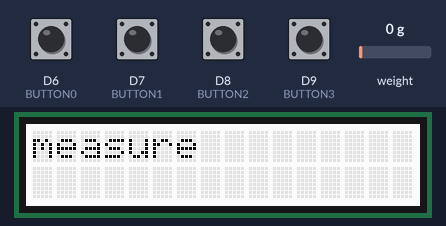
A sketch run on a simulated Arduino MKR. Shown: 16×2 character LCD. Inputs (shaded band) come from the test bench; at power-on: D6 (BUTTON0), D7 (BUTTON1), D8 (BUTTON2), D9 (BUTTON3) HIGH, weight on the scale 0 g. WiFi joins after 1.5 s; servers stay silent unless stated; random numbers use the default seed unless the sketch sets one.

Above: at 3.7 s.
3.8 s: D6 (BUTTON0) pulled LOW for 0.15 s
At 4.8 s:
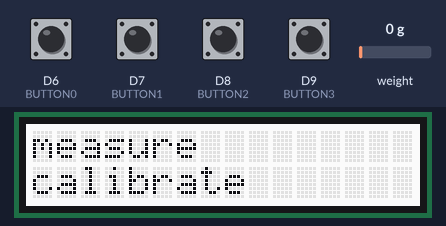
5.4 s: D7 (BUTTON1) pulled LOW for 0.15 s
At 6.1 s:
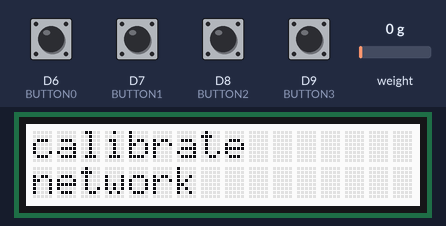
7.0 s: D9 (BUTTON3) pulled LOW for 0.15 s
At 8.2 s:
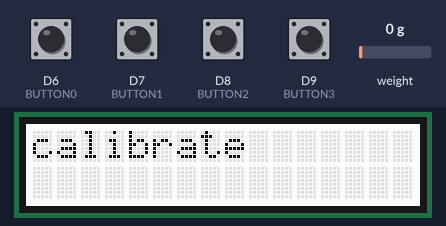
8.6 s: D7 (BUTTON1) pulled LOW for 1 s
At 10.8 s:
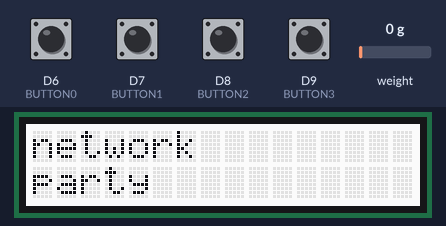
11.1 s: D9 (BUTTON3) pulled LOW for 1 s
At 12.7 s:
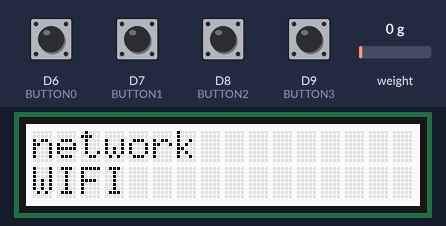
15.1 s: D7 (BUTTON1) pulled LOW for 0.15 s
At 15.7 s:
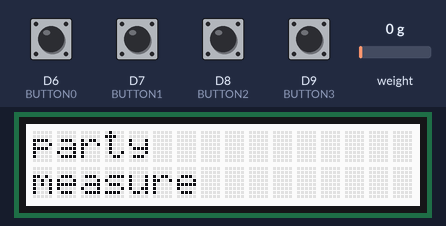
Timing chart, 0 to 17.7 s (numbered marks = the images above; inputs shaded):
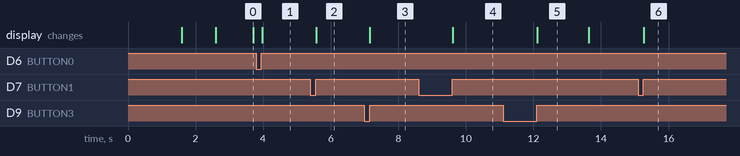

The sketch:

muscle_calibration.ino
```cpp
#include "HX711.h"
#include <Wire.h>
#include "rgb_lcd.h"
#include "wirelessLove.hpp"

const char ssid[] = "roboy";
const char passwd[]= "wiihackroboy";
IPAddress broadcastIP(192,168,255,255);
WirelessLove *wifi;

const int numRows = 2;
const int numCols = 16;
rgb_lcd lcd;

#define calibration_factor 21000 //This value is obtained using the SparkFun_HX711_Calibration sketch

#define DOUT  5
#define CLK  4

#define BUTTON0 6
#define BUTTON1 7
#define BUTTON2 8
#define BUTTON3 9

int button_pressed =-1;
bool dirty = true;

#define MEASURE 0
#define CALIBRATE 1
#define NETWORK 2
#define PARTY 3
#define STARTMENU 123
#define SCROLLUP 124
#define SCROLLDOWN 125

int state = MEASURE;

int current_entry = 0;
const int menu_entries = 4;

String menu[] = {
  "measure",
  "calibrate",
  "network",
  "party"
};

HX711 scale(DOUT, CLK);

void buttonPressed() {
  button_pressed = -1;
  if(!digitalRead(BUTTON0))
    button_pressed = 0;
  if(!digitalRead(BUTTON1))
    button_pressed = 1;
  if(!digitalRead(BUTTON2))
    button_pressed = 2;
  if(!digitalRead(BUTTON3))
    button_pressed = 3;
}

void printMenu(){
  if(!dirty)
    return;
  lcd.setRGB(255,255,255);
  lcd.clear();
  lcd.setCursor(0,0);
  lcd.print(menu[current_entry]);
  lcd.setCursor(0,1);
  if(current_entry<menu_entries-1)
    lcd.print(menu[current_entry+1]);
  else
    lcd.print(menu[0]);

  dirty = false;
}

void network(){
  if(!dirty)
    return;
  lcd.clear();
  lcd.setCursor(0,0);
  lcd.print("network");
  lcd.setCursor(0,1);
  lcd.print("WIFI");
  lcd.setCursor(6,1);
  if(wifi->connect(ssid,passwd,broadcastIP)){
    lcd.setRGB(0,255,0);
    lcd.print("CONNECTED");
    lcd.setCursor(0,0);
    lcd.print("UDP");
    lcd.setCursor(6,1);
    if(wifi->initUDPSockets())
      lcd.print("READY");
    else
      lcd.print("ERROR");
    dirty = false;
  }else{
    lcd.setRGB(255,0,0);
    lcd.print("ERROR");
  }
  delay(200);
}

void calibrate(){
  if(!dirty)
    return;
  lcd.clear();
  lcd.setCursor(0,0);
  lcd.print("calibrate");
  dirty = false;
}

void measure(){
  if(dirty){
    lcd.clear();
    lcd.setCursor(0,0);
    lcd.print("measure");
    scale.set_scale(calibration_factor); //This value is obtained by using the SparkFun_HX711_Calibration sketch
    scale.tare();  //Assuming there is no weight on the scale at start up, reset the scale to 0
  }
  float val = scale.get_units();
  lcd.setCursor(0,1);
  lcd.print(val);

  uint32_t packed = pack754_32(val);
  wifi->broadcast_send((uint8_t*)&packed, 4);
  dirty = false;
}

void party(){
  if(dirty)
    lcd.clear();
  lcd.setCursor(random(0, 15),0);
  lcd.print("ROBOY");
  lcd.setCursor(random(0, 15),1);
  lcd.print("ROBOY");
  lcd.setRGB(random(0, 255),random(0, 255),random(0, 255));
  delay(5);
  dirty = false;
}

void setup() {
  pinMode(BUTTON0,INPUT_PULLUP);
  pinMode(BUTTON1,INPUT_PULLUP);
  pinMode(BUTTON2,INPUT_PULLUP);
  pinMode(BUTTON3,INPUT_PULLUP);

  attachInterrupt(BUTTON0, buttonPressed, CHANGE);
  attachInterrupt(BUTTON1, buttonPressed, CHANGE);
  attachInterrupt(BUTTON2, buttonPressed, CHANGE);
  attachInterrupt(BUTTON3, buttonPressed, CHANGE);

  lcd.begin(numCols, numRows);
  lcd.print("welcome stranger");

  lcd.setCursor(0,1);
  lcd.print("WIFI");

  wifi = new WirelessLove(ssid, passwd, broadcastIP);
  lcd.setCursor(6,1);
  if(wifi->connected && wifi->initUDPSockets()){
    lcd.setRGB(0,255,0);
    lcd.print("connected");
  }else{
    lcd.setRGB(255,0,0);
    lcd.print("ERROR");
  }

  delay(1000);
  lcd.setRGB(255,255,255);
}

void loop() {
  if(button_pressed==-1){
    switch(state){
      case STARTMENU:{
          printMenu();
        break;
      }
      case SCROLLUP:{
          if(current_entry==0)
            current_entry = menu_entries-1;
          else
            current_entry--;
          dirty = true;
          state = STARTMENU;
        break;
      }
      case SCROLLDOWN:{
          if(current_entry==menu_entries-1)
            current_entry = 0;
          else
            current_entry++;
          dirty = true;
          state = STARTMENU;
        break;
      }
      case NETWORK:{
        network();
        break;
      }
      case CALIBRATE:{
        calibrate();
        break;
      }
      case MEASURE:{
        measure();
        break;
      }
      case PARTY:{
        party();
        break;
      }
    }
  }else{
    switch(button_pressed){
      case 0:
        state = STARTMENU;
        break;
      case 1:
        state = SCROLLDOWN;
        break;
      case 2:
        state = SCROLLUP;
        break;
      case 3:
        state = current_entry;
        break;
    }
    dirty = true;
  }
}
```

wirelessLove.cpp
```cpp
#include "wirelessLove.hpp"

const char  TestBuffer[] ="Hello World";
const int    timestampSize = 2;

uint64_t pack754(long double f, unsigned bits, unsigned expbits)
{
    long double fnorm;
    int shift;
    long long sign, exp, significand;
    unsigned significandbits = bits - expbits - 1; // -1 for sign bit

    if (f == 0.0) return 0; // get this special case out of the way

    // check sign and begin normalization
    if (f < 0) { sign = 1; fnorm = -f; }
    else { sign = 0; fnorm = f; }

    // get the normalized form of f and track the exponent
    shift = 0;
    while(fnorm >= 2.0) { fnorm /= 2.0; shift++; }
    while(fnorm < 1.0) { fnorm *= 2.0; shift--; }
    fnorm = fnorm - 1.0;

    // calculate the binary form (non-float) of the significand data
    significand = fnorm * ((1LL<<significandbits) + 0.5f);

    // get the biased exponent
    exp = shift + ((1<<(expbits-1)) - 1); // shift + bias

    // return the final answer
    return (sign<<(bits-1)) | (exp<<(bits-expbits-1)) | significand;
}

long double unpack754(uint64_t i, unsigned bits, unsigned expbits)
{
    long double result;
    long long shift;
    unsigned bias;
    unsigned significandbits = bits - expbits - 1; // -1 for sign bit

    if (i == 0) return 0.0;

    // pull the significand
    result = (i&((1LL<<significandbits)-1)); // mask
    result /= (1LL<<significandbits); // convert back to float
    result += 1.0f; // add the one back on

    // deal with the exponent
    bias = (1<<(expbits-1)) - 1;
    shift = ((i>>significandbits)&((1LL<<expbits)-1)) - bias;
    while(shift > 0) { result *= 2.0; shift--; }
    while(shift < 0) { result /= 2.0; shift++; }

    // sign it
    result *= (i>>(bits-1))&1? -1.0: 1.0;

    return result;
}

WirelessLove::WirelessLove(const char* SSID, const char* PASSWD, IPAddress &broadcastIP):
broadcastIP(broadcastIP){
    uint32_t timoutCounter = 0;

    // check for presence of the WiFiShield:
    if(WiFi.status() == WL_NO_SHIELD) {
        Serial.println("WiFi shield not present");
    }

    connected = WiFi.begin(SSID,PASSWD);
}

uint32_t WirelessLove::getLocalIP()
{
    return  WiFi.localIP();
}

void WirelessLove::printWifiStatus(void)
{
    Serial.print("SSID: ");
    Serial.println(WiFi.SSID());

    IPAddress ip = WiFi.localIP();
    Serial.print("IP Address: ");
    Serial.println(ip);

    long rssi = WiFi.RSSI();
    Serial.print("signal strength (RSSI):");
    Serial.print(rssi);
    Serial.println(" dBm");
}

bool WirelessLove::connect(const char* ssid, const char* passwd, IPAddress &bIP){
  broadcastIP = bIP;
  connected = WiFi.begin(ssid,passwd);
}

bool WirelessLove::initUDPSockets(void)
{
    return UDPbroadcast.begin(broadcast_port);
}

bool WirelessLove::broadcast_send(const uint8_t * buffer, size_t size)
{
    if(0 == UDPbroadcast.beginPacket(broadcastIP, broadcast_port))
    {
        Serial.println("Can not connect to the supplied IP or PORT");
        return  false;
    }

    if(size != UDPbroadcast.write(buffer, size)){
        Serial.println("Size of the UDP Package to big! Truncated overlapping data");
    }
    UDPbroadcast.endPacket();
    return true;
}
```

wirelessLove.hpp
```cpp
// (licence header left out)
#ifndef WIRELESSLOVE_H
#define WIRELESSLOVE_H

#include <WiFi101.h>
#include <WiFiUdp.h>

#define pack754_32(f) (pack754((f), 32, 8))
#define pack754_64(f) (pack754((f), 64, 11))
#define unpack754_32(i) (unpack754((i), 32, 8))
#define unpack754_64(i) (unpack754((i), 64, 11))

uint64_t pack754(long double f, unsigned bits, unsigned expbits);
long double unpack754(uint64_t i, unsigned bits, unsigned expbits);

class WirelessLove{
public:
    /**
    * @param ssid name of wifi network
    * @param passwd the password
    * @param Bcast ip of your network (check with ifconfig)
    */
    WirelessLove(const char* ssid, const char* passwd, IPAddress &broadcastIP);
    /**
    * @return MKRs' IP
    */
    uint32_t getLocalIP();
    /**
     * initalizes udp broadcaster
     */
    bool initUDPSockets();
    /** prints information about the wifi network */
    void    printWifiStatus();

    bool connect(const char* ssid, const char* passwd, IPAddress &broadcastIP);
    /**
    * Broadcasts the config message
    * @param buffer the encoded protobuf buffer
    * @param size how big in bytes
    * @param success
    */
    bool     broadcast_send(const uint8_t * buffer, size_t size);

    WiFiUDP UDPbroadcast;
    IPAddress broadcastIP;
    int broadcast_port = 8000;
    bool connected = false;
};


#endif
```

Measured:
- after the input at 3.8 s, the display: changes after 0.17 s (image 1)
- after the input at 5.4 s, the display: changes after 0.17 s (image 2)
- after the input at 7.0 s, the display: changes after 0.16 s (image 3)
- after the input at 8.6 s, the display: changes after 1.0 s (image 4)
- after the input at 11.1 s, the display: changes after 1.0 s (image 5)
- after the input at 15.1 s, the display: changes after 0.17 s (image 6)
- what the display in image 0 shows lasts 1.1 s, from 2.6 s to 3.7 s
